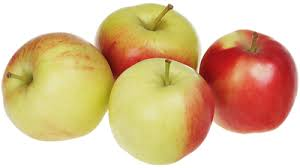
#> input picture 1/images.jpg, 300 x 168 px; its folder holds only this picture in this run
$ jupyter execute --allow-errors 'Edge Detection.ipynb'
#> lines starting #> are read from the running program, lines starting #| are printed output that depends on the picture
#> `rgb_img = cv2.resize(img,(256,256))`:
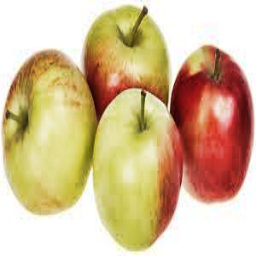
#> rgb_img: shape (256, 256, 3); mean R, G, B 214.1, 188.4, 149.7
#> `rgb_img = cv2.resize(img,(256,256))`:
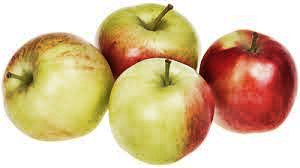
#> img: shape (168, 300, 3); mean R, G, B 214.1, 188.5, 149.8
# Edge detection algorithms comparison

[cell 1]
import typing as tp
from os.path import join
from os import listdir
from functools import partial

import numpy as np
import cv2
import matplotlib.pyplot as plt
import seaborn as sns
from tqdm.notebook import tqdm
sns.set_context('notebook', rc={"lines.linewidth": 1})

## Define necessary functions

[cell 2]
def read_img(folder: str) -> tp.Tuple[tp.Iterable[tp.Any]]:
    cvtcolor = lambda x, y: cv2.cvtColor(x, y)
    jpegs = filter(lambda x: x.endswith('jpg'),
                   listdir(folder))
    clahe = cv2.createCLAHE(clipLimit=2.0, tileGridSize=(8,8))
    for img in jpegs:
        i = plt.imread(join(folder,img))
        i = cvtcolor(i, cv2.COLOR_RGB2HLS)
        i[:, :, 1] = clahe.apply(i[:, :, 1])
        yield cvtcolor(i, cv2.COLOR_HLS2RGB), i[:, :, 1], img

def compute_custom_gradient(img: np.ndarray,
                     filter_x: np.ndarray,
                     filter_y: np.ndarray) -> np.ndarray:
    g_x, g_y = cv2.filter2D(img,-1,filter_x), cv2.filter2D(img,-1,filter_y)
    return np.sqrt(g_x.astype(np.float32)**2+g_y.astype(np.float32)**2)

def cannyf(img: np.ndarray, val: float, ratio: float, kernel_size: float) -> np.ndarray:
    low_threshold = val
    img_blur = cv2.blur(img, (5,5))
    detected_edges = cv2.Canny(img_blur, low_threshold, low_threshold*ratio, kernel_size)
    mask = detected_edges != 0
    dst = img * np.reshape(mask[:,:,None],img.shape)
    return dst.reshape(img.shape)

def laplacian(img: np.ndarray, depth: float, kernel_size: float) -> np.ndarray:
    return cv2.Laplacian(img, depth, kernel_size)

def compute_builtin_gradient(img: np.ndarray,
                             method: tp.Callable[[tp.Iterable[tp.Any]], np.ndarray],
                             **kwargs) -> np.ndarray:
    return method(img, **kwargs)

## Define kernels

[cell 3]
roberts = np.array([[1., 0], [0., -1]]), np.array([[0., 1.], [-1., 0]])
sobel = np.array([[-1., -2., -1.], [0., 0., 0.], [1., 1., 1.]]).T, np.array([[-1., -2., -1.], [0., 0., 0.], [1., 1., 1.]])
prewitt = np.array([[-1., 0., 1.], [-1., 0., 1.], [-1., 0., 1.]]), np.array([[-1., -1., -1.], [0., 0., 0.], [1., 1., 1.]])
canny = {'val': 10, 'ratio': 10, 'kernel_size': 3}
laplace = {'depth': 10, 'kernel_size': 3}

algs = dict(name=['roberts', 'sobel', 'prewitt', 'canny', 'laplace'],
           funcs=[partial(compute_custom_gradient, filter_x=gx, filter_y=gy) for (gx, gy) in [roberts, sobel, prewitt]]+\
                 [partial(compute_builtin_gradient, method=cannyf, **canny),
                 partial(compute_builtin_gradient, method=laplacian, **laplace)])

## Applying algorithms to every image

#> (a cell that did not finish here is left out)

$ run again, on 1/здание.jpg
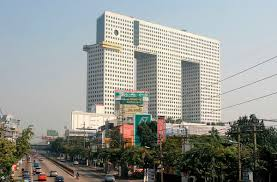
#> input picture 1/здание.jpg, 277 x 182 px
#> `rgb_img = cv2.resize(img,(256,256))`:
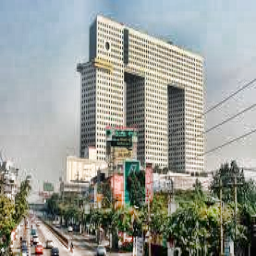
#> rgb_img: shape (256, 256, 3); mean R, G, B 152.7, 156.5, 150.1
#> `rgb_img = cv2.resize(img,(256,256))`:
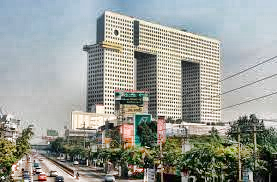
#> img: shape (182, 277, 3); mean R, G, B 152.8, 156.6, 150.2

$ run again, on 1/рентген.jpg
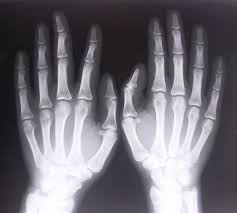
#> input picture 1/рентген.jpg, 237 x 213 px
#> `rgb_img = cv2.resize(img,(256,256))`:
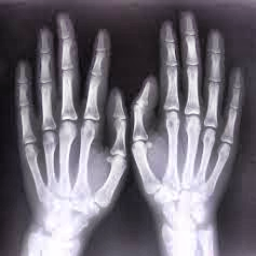
#> rgb_img: shape (256, 256, 3); mean R, G, B 114, 109.3, 119
#> `rgb_img = cv2.resize(img,(256,256))`:
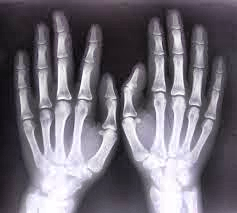
#> img: shape (213, 237, 3); mean R, G, B 114.1, 109.4, 119.1
